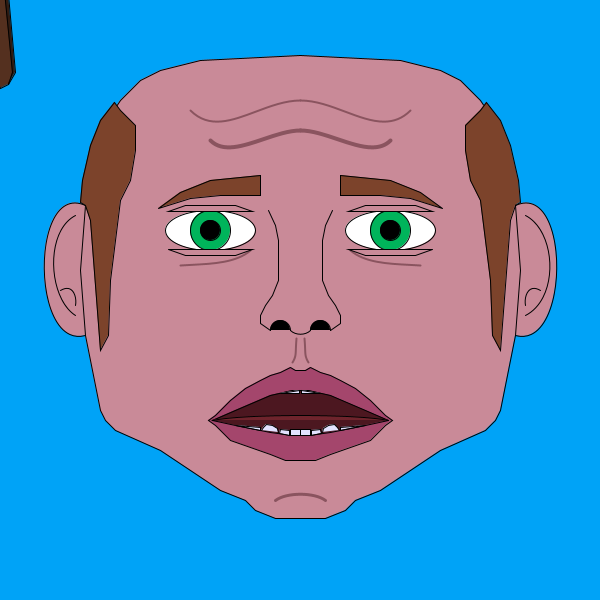
Frame 1 (no input)
Frame 60 (the mouse pressed at the canvas centre just before this capture): identical to frame 1, image omitted
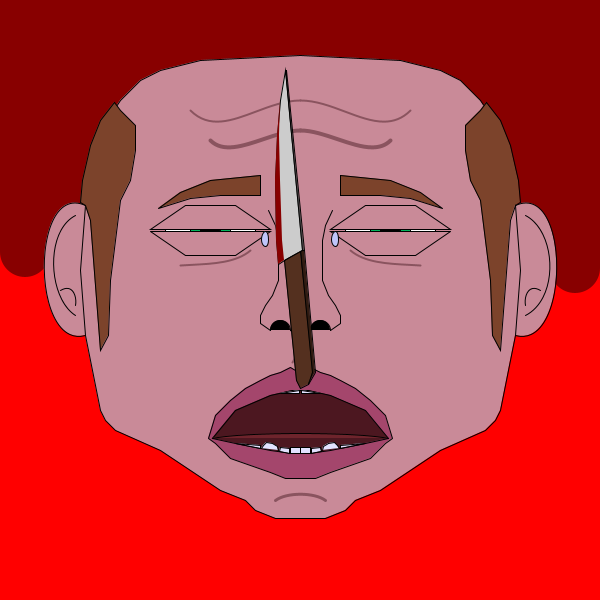
Frame 120 (the mouse held since frame 60 and released just before this capture)

The Processing sketch that drew these frames (run headless with seeded random() and noise(); from frame 60 on, the mouse is pressed at the canvas centre):

// Processing sketch: processing_119539
// ── processing_119539.pde

//Aquest sketch mostra l'augment de l'agonia de l'home anteriorment representat
//en el primer sketch a mesura que se li apropa un ganivet. Podem escollir entre
//dos tipus de visions: normal o macabra. Amb el boolean "fonsMacabre" iniciarem
//la versió macabra, ja que per defecte ens trobem en la normal. Les altres variables
//són només per definir els moviments de la sang del fons macabre i les llàgrimes.

boolean fonsMacabre = false;
int creixement1 = 75;
int creixement2 = 150;
int creixementLlagrima = 230;

void setup(){
  //Tamany del sketch i color del fons
  size(600,600);
}

void draw(){
  //Ajustem un frameRate més baix que el normal perquè els moviments siguin més naturals
  frameRate(25);
  //Posem la versió del fons macabre
  if (fonsMacabre) {
    //Important posar el background aquí i no a "void setup()" per evitar que el ganivet
    //s'imprimeixi infinitament a la pantalla
    background(#FF0000);
    //12 Barres cilíndriques de sang cauran pel fons a dos alçades i velocitats diferents
    noStroke();
    fill(#880000);
    rect(0,0,50,creixement1);
    arc(25,creixement1,50,50,0,TWO_PI);
    rect(50,0,50,creixement2);
    arc(75,creixement2,50,50,0,TWO_PI);
    rect(100,0,50,creixement1);
    arc(125,creixement1,50,50,0,TWO_PI);
    rect(150,0,50,creixement2);
    arc(175,creixement2,50,50,0,TWO_PI);
    rect(200,0,50,creixement1);
    arc(225,creixement1,50,50,0,TWO_PI);
    rect(250,0,50,creixement2);
    arc(275,creixement2,50,50,0,TWO_PI);
    rect(300,0,50,creixement1);
    arc(325,creixement1,50,50,0,TWO_PI);
    rect(350,0,50,creixement2);
    arc(375,creixement2,50,50,0,TWO_PI);
    rect(400,0,50,creixement1);
    arc(425,creixement1,50,50,0,TWO_PI);
    rect(450,0,50,creixement2);
    arc(475,creixement2,50,50,0,TWO_PI);
    rect(500,0,50,creixement1);
    arc(525,creixement1,50,50,0,TWO_PI);
    rect(550,0,50,creixement2);
    arc(575,creixement2,50,50,0,TWO_PI);
    creixement1 = creixement1 + 3;
    creixement2 = creixement2 + 2;
    //Ajustem dos bucles de caiguda de la sang, un per a cada velocitat
    if (creixement1 == 510) {
      creixement1 = 75;
    }
    if (creixement2 == 440) {
      creixement2 = 150;
    }
  }
  //Posem la versió normal del fons en blau cel
  else {
    background(#00A3F7);
  }
  //Aquí venen totes les parts de la cara fixes, és a dir, no dinàmiques
  fill(#C98A98);
  stroke(#000000);
  strokeWeight(1);
  //Orelles (abans de la cara perquè quedin darrera), orella dreta
  bezier(515,205,570,180,570,350,515,335);
  curve(340,220,525,215,525,315,320,320);
  curve(550,340,525,305,540,290,600,350);
  //Orella esquerra
  bezier(85,205,30,180,30,350,85,335);
  curve(260,220,75,215,75,315,240,320);
  curve(50,340,75,305,60,290,0,350);
  //Forma de la cara
  beginShape();
    vertex(300,55);
    vertex(200,60);
    vertex(160,70);
    vertex(140,80);
    vertex(120,100);
    vertex(100,130);
    vertex(85,205);
    vertex(80,270);
    vertex(85,335);
    vertex(100,410);
    vertex(105,420);
    vertex(115,430);
    vertex(160,450);
    vertex(220,490);
    vertex(245,500);
    vertex(255,510);
    vertex(275,518);
    vertex(325,518);
    vertex(345,510);
    vertex(355,500);
    vertex(380,490);
    vertex(440,450);
    vertex(485,430);
    vertex(495,420);
    vertex(500,410);
    vertex(515,335);
    vertex(520,270);
    vertex(515,205);
    vertex(500,130);
    vertex(480,100);
    vertex(460,80);
    vertex(440,70);
    vertex(400,60);
    vertex(300,55);
  endShape();
  //Nas, envà nasal
  beginShape();
    vertex(268,210);
    vertex(275,225);
    vertex(278,240);
    vertex(278,280);
    vertex(272,295);
    vertex(265,305);
    vertex(260,315);
    vertex(260,323);
    vertex(270,330);    
  endShape();
  beginShape();
    vertex(332,210);
    vertex(325,225);
    vertex(322,240);
    vertex(322,280);
    vertex(328,295);
    vertex(335,305);
    vertex(340,315);
    vertex(340,323);
    vertex(330,330);    
  endShape();
  //Nas, fosses nasals
  fill(#000000);
  arc(280,330,20,20,PI,TWO_PI);
  arc(320,330,20,20,PI,TWO_PI);
  //Nas, punta
  noFill();
  curve(280,300,290,330,310,330,320,300);
  //Ulls, còrnia esquerra
  fill(#FFFFFF);
  ellipse(210,230,90,40);
  //Ulls, còrnia dreta
  ellipse(390,230,90,40);
  //Ulls, iris esquerre
  fill(#00B45B);
  ellipse(210,230,40,40);
  //Ulls, iris dreta
  ellipse(390,230,40,40);
  //Ulls, pupil·la esquerra
  fill(#000000);
  ellipse(210,230,20,20);
  //Ulls, pupil·la dreta
  ellipse(390,230,20,20);
  //Cabells, estil frare amb patilles afilades
  fill(#7C432B);
  beginShape();
    vertex(82,180);
    vertex(80,202);
    vertex(85,205);
    vertex(90,220);
    vertex(100,350);
    vertex(108,335);
    vertex(110,280);
    vertex(120,200);
    vertex(130,180);
    vertex(135,150);
    vertex(135,125);
    vertex(120,110);
    vertex(114,102);
    vertex(100,120);
    vertex(90,145);
    vertex(82,180);
  endShape();
  beginShape();
    vertex(518,180);
    vertex(520,202);
    vertex(515,205);
    vertex(510,220);
    vertex(500,350);
    vertex(492,335);
    vertex(490,280);
    vertex(480,200);
    vertex(470,180);
    vertex(465,150);
    vertex(465,125);
    vertex(480,110);
    vertex(486,102);
    vertex(500,120);
    vertex(510,145);
    vertex(518,180);
  endShape();  
  //Marques facials, prominència del mentó
  noFill();
  stroke(#8A545F);
  strokeWeight(3);
  curve(260,550,275,500,325,500,340,550);
  //Marques facials, fatiga ocular
  strokeWeight(2);
  curve(280,180,250,250,180,265,100,260);
  curve(320,180,350,250,420,265,500,260);
  //Marques facials, sortints del llavi
  curve(330,380,308,362,304,338,300,270);
  curve(270,380,292,362,296,338,300,270);
  //Marques facials, arrugues frontals expressives
  strokeWeight(4);
  bezier(210,140,230,160,270,130,300,130);
  bezier(300,130,330,130,370,160,390,140);
  strokeWeight(2);
  bezier(190,110,220,140,260,100,300,100);
  bezier(300,100,340,100,380,140,410,110);
  //Cella esquerra
  stroke(#000000);
  strokeWeight(1);
  fill(#7C432B);
  beginShape();
    vertex(158,208);
    vertex(180,192);
    vertex(210,180);
    vertex(260,175);
    vertex(260,195);
    vertex(220,195);
    vertex(190,198);
    vertex(158,208);
  endShape();
  //Cella dreta
  beginShape();
    vertex(442,208);
    vertex(420,192);
    vertex(390,180);
    vertex(340,175);
    vertex(340,195);
    vertex(380,195);
    vertex(410,198);
    vertex(442,208);
  endShape();
    
  //AQUÍ COMENÇA LA PART DINÀMICA DEL SKETCH
  //L'home reaccionarà a l'aproximació del ganivet, el qual podem moure
  //a plaer, i la seva cara empitjorà quan més centrat en funció de "x"
  // el posicionem.
  
  //Parpelles. Se les he hagut d'afegir per augmentar l'expressivitat del
  //rostre. El disseny és massa angular, però resulta molt més efectiu que
  //mitjançant formes corbes.
  
  //Establint opertura i tancament de les parpelles segons la posició
  //del ganivet mitjançant la funció:
  //variacio_pixels = (-|mouseX|-300)/16
  //Parpella esquerra superior
  strokeWeight(1);
  stroke(#000000);
  fill(#C98A98);
  //Per establir simetria, hem de separar els moviments en dues parts,
  //dividides per la meitat del sketch (x = 300).
  if (mouseX <= 300) {
      //Parpella esquerra superior
      beginShape();
        vertex(185,205);
        vertex(235,205);
        //El valor absolut negat de "x" és la funció matemàtica que defineix
        //a la perfecció el moviment que desitjava per a les expressions:
        //dinamisme constant i lineal.
        vertex(270 - (-(abs(mouseX)-300)/16),229 - (-(abs(mouseX)-300)/16));
        vertex(150 + (-(abs(mouseX)-300)/16),229 - (-(abs(mouseX)-300)/16));
        vertex(185,205);    
      endShape();
      //Parpella esquerra inferior
      beginShape();
        vertex(150 + (-(abs(mouseX)-300)/16),231 + (-(abs(mouseX)-300)/16));
        vertex(270 - (-(abs(mouseX)-300)/16),231 + (-(abs(mouseX)-300)/16));
        vertex(235,255);
        vertex(185,255);
        vertex(150 + (-(abs(mouseX)-300)/16),231 + (-(abs(mouseX)-300)/16));
      endShape();
      //Parpella dreta superior
      beginShape();
        vertex(415,205);
        vertex(365,205);
        vertex(330 + (-(abs(mouseX)-300)/16),229 - (-(abs(mouseX)-300)/16));
        vertex(450 - (-(abs(mouseX)-300)/16),229 - (-(abs(mouseX)-300)/16));
        vertex(415,205);
      endShape();
      //Parpella dreta inferior
      beginShape();
        vertex(450 - (-(abs(mouseX)-300)/16),231 + (-(abs(mouseX)-300)/16));
        vertex(330 + (-(abs(mouseX)-300)/16),231 + (-(abs(mouseX)-300)/16));
        vertex(365,255);
        vertex(415,255);
        vertex(450 - (-(abs(mouseX)-300)/16),231 + (-(abs(mouseX)-300)/16));
      endShape();
      //He traslladat la boca a l'apartat dinàmic per animar-la també. Tot ha de
      //tenir la mateixa funció aplicada perquè els moviments de totes les parts
      //siguin els mateixos.
      //Boca, contorn exterior llavi
      fill(#A4466C);
      beginShape();
        vertex(305,370);
        vertex(310,367);
        vertex(320,372);
        vertex(330,375);
        vertex(340,380);
        vertex(355,388);
        vertex(370,400);
        vertex(385,415);
        vertex(392,420 + (abs(mouseX)/16));
        vertex(385,425 + (abs(mouseX)/16));
        vertex(370,440 + (abs(mouseX)/16));
        vertex(330,454 + (abs(mouseX)/16));
        vertex(315,460 + (abs(mouseX)/16));
        vertex(285,460 + (abs(mouseX)/16));
        vertex(270,454 + (abs(mouseX)/16));
        vertex(230,440 + (abs(mouseX)/16));
        vertex(215,425 + (abs(mouseX)/16));
        vertex(208,420 + (abs(mouseX)/16));
        vertex(215,415);
        vertex(230,400);
        vertex(245,388);
        vertex(260,380);
        vertex(270,375);
        vertex(280,372);
        vertex(290,367);
        vertex(295,370);
        vertex(305,370);    
      endShape();
      //Boca, contorn interior llavi
      fill(#4C1720);
      beginShape();
        vertex(388,420 + (abs(mouseX)/16));
        vertex(365,425 + (abs(mouseX)/16));
        vertex(330,432 + (abs(mouseX)/16));
        vertex(308,435 + (abs(mouseX)/16));
        vertex(292,435 + (abs(mouseX)/16));
        vertex(270,432 + (abs(mouseX)/16));
        vertex(235,425 + (abs(mouseX)/16));
        vertex(212,420 + (abs(mouseX)/16));
        vertex(235,410);
        vertex(270,395);
        vertex(292,390);
        vertex(308,390);
        vertex(330,395);
        vertex(365,410);
        vertex(388,420 + (abs(mouseX)/16));
      endShape();
      //Boca, llengua
      fill(#6E242C);
      curve(200,460 + (abs(mouseX)/16),212,420 + (abs(mouseX)/16),388,420 + (abs(mouseX)/16),400,460 + (abs(mouseX)/16));
      //Boca, dents, primers molars
      fill(#E2E2FF);
      triangle(365,425 + (abs(mouseX)/16),340,427 + (abs(mouseX)/16),340,430 + (abs(mouseX)/16));
      triangle(235,425 + (abs(mouseX)/16),260,427 + (abs(mouseX)/16),260,430 + (abs(mouseX)/16));
      //Boca, dents, ullals
      beginShape();
        vertex(339,430 + (abs(mouseX)/16));
        vertex(337,427 + (abs(mouseX)/16));
        vertex(334,424 + (abs(mouseX)/16));
        vertex(328,425 + (abs(mouseX)/16));
        vertex(323,428 + (abs(mouseX)/16));
        vertex(322,432 + (abs(mouseX)/16));
      endShape();
      beginShape();
        vertex(261,430 + (abs(mouseX)/16));
        vertex(263,427 + (abs(mouseX)/16));
        vertex(266,424 + (abs(mouseX)/16));
        vertex(272,425 + (abs(mouseX)/16));
        vertex(277,428 + (abs(mouseX)/16));
        vertex(278,432 + (abs(mouseX)/16));
      endShape();
      //Boca, dents, centrals inferiors
      quad(279,433 + (abs(mouseX)/16),280,429 + (abs(mouseX)/16),289,430 + (abs(mouseX)/16),289,435 + (abs(mouseX)/16));
      quad(321,433 + (abs(mouseX)/16),320,429 + (abs(mouseX)/16),311,430 + (abs(mouseX)/16),311,435 + (abs(mouseX)/16));
      quad(310,435 + (abs(mouseX)/16),310,429 + (abs(mouseX)/16),300,429 + (abs(mouseX)/16),300,435 + (abs(mouseX)/16));
      quad(290,435 + (abs(mouseX)/16),290,429 + (abs(mouseX)/16),300,429 + (abs(mouseX)/16),300,435 + (abs(mouseX)/16));
      //Boca, dents, paletes
      triangle(280,393,299,393,299,390);
      triangle(320,393,301,393,301,390);
      //Llàgrimes, les quals surten, augmenten de mida i cauen entre x = 150 i x = 450 en funció de
      //la variable "creixementLlagrima".
      if (mouseX >= 150) {
        fill(#BFC5FA);
        //Les llàgrimes augmenten de mida i de rang de caiguda quan més centrat estigui el ganivet
        ellipse(265,creixementLlagrima,creixementLlagrima / 30,creixementLlagrima / 15);
        ellipse(335,creixementLlagrima,creixementLlagrima / 30,creixementLlagrima / 15);
        creixementLlagrima = creixementLlagrima + 1;
        if (creixementLlagrima == 280) {
          creixementLlagrima = 230;
        }
      }
  }
  //L'altre cas de la simetria
  else {
      beginShape();
        vertex(185,205);
        vertex(235,205);
        vertex(270 + (-(abs(mouseX)-300)/16),229 + (-(abs(mouseX)-300)/16));
        vertex(150 - (-(abs(mouseX)-300)/16),229 + (-(abs(mouseX)-300)/16));
        vertex(185,205);    
      endShape();
      //Parpella esquerra inferior
      beginShape();
        vertex(150 - (-(abs(mouseX)-300)/16),231 - (-(abs(mouseX)-300)/16));
        vertex(270 + (-(abs(mouseX)-300)/16),231 - (-(abs(mouseX)-300)/16));
        vertex(235,255);
        vertex(185,255);
        vertex(150 - (-(abs(mouseX)-300)/16),231 - (-(abs(mouseX)-300)/16));
      endShape();
      //Parpella dreta superior
      beginShape();
        vertex(415,205);
        vertex(365,205);
        vertex(330 - (-(abs(mouseX)-300)/16),229 + (-(abs(mouseX)-300)/16));
        vertex(450 + (-(abs(mouseX)-300)/16),229 + (-(abs(mouseX)-300)/16));
        vertex(415,205);
      endShape();
      //Parpella dreta inferior
      beginShape();
        vertex(450 + (-(abs(mouseX)-300)/16),231 - (-(abs(mouseX)-300)/16));
        vertex(330 - (-(abs(mouseX)-300)/16),231 - (-(abs(mouseX)-300)/16));
        vertex(365,255);
        vertex(415,255);
        vertex(450 + (-(abs(mouseX)-300)/16),231 - (-(abs(mouseX)-300)/16));
      endShape();
      //Boca, contorn exterior llavi
      fill(#A4466C);
      beginShape();
        vertex(305,370);
        vertex(310,367);
        vertex(320,372);
        vertex(330,375);
        vertex(340,380);
        vertex(355,388);
        vertex(370,400);
        vertex(385,415);
        //El 36 és el creixement total acumulat fins al pixel 300 de "x"
        //L'hem de sumar per evitar que la boca parteixi de la posició inicial,
        //i ho faci desde la que havia adquirit a x = 300
        vertex(392,420 + 36 - (abs(mouseX)/16));
        vertex(385,425 + 36 - (abs(mouseX)/16));
        vertex(370,440 + 36- (abs(mouseX)/16));
        vertex(330,454 + 36 - (abs(mouseX)/16));
        vertex(315,460 + 36 - (abs(mouseX)/16));
        vertex(285,460 + 36 - (abs(mouseX)/16));
        vertex(270,454 + 36 - (abs(mouseX)/16));
        vertex(230,440 + 36 - (abs(mouseX)/16));
        vertex(215,425 + 36 - (abs(mouseX)/16));
        vertex(208,420 + 36 - (abs(mouseX)/16));
        vertex(215,415);
        vertex(230,400);
        vertex(245,388);
        vertex(260,380);
        vertex(270,375);
        vertex(280,372);
        vertex(290,367);
        vertex(295,370);
        vertex(305,370);    
      endShape();
      //Boca, contorn interior llavi
      fill(#4C1720);
      beginShape();
        vertex(388,420 + 36 - (abs(mouseX)/16));
        vertex(365,425 + 36 - (abs(mouseX)/16));
        vertex(330,432 + 36 - (abs(mouseX)/16));
        vertex(308,435 + 36 - (abs(mouseX)/16));
        vertex(292,435 + 36 - (abs(mouseX)/16));
        vertex(270,432 + 36 - (abs(mouseX)/16));
        vertex(235,425 + 36 - (abs(mouseX)/16));
        vertex(212,420 + 36 - (abs(mouseX)/16));
        vertex(235,410);
        vertex(270,395);
        vertex(292,390);
        vertex(308,390);
        vertex(330,395);
        vertex(365,410);
        vertex(388,420 + 36 - (abs(mouseX)/16));
      endShape();
      //Boca, llengua
      fill(#6E242C);
      curve(200,460 + 36 - (abs(mouseX)/16),212,420 + 36 - (abs(mouseX)/16),388,420 + 36 - (abs(mouseX)/16),400,460 + 36 - (abs(mouseX)/16));
      //Boca, dents, primers molars
      fill(#E2E2FF);
      triangle(365,425 + 36 - (abs(mouseX)/16),340,427 + 36 - (abs(mouseX)/16),340,430 + 36 - (abs(mouseX)/16));
      triangle(235,425 + 36 - (abs(mouseX)/16),260,427 + 36 - (abs(mouseX)/16),260,430 + 36 - (abs(mouseX)/16));
      //Boca, dents, ullals
      beginShape();
        vertex(339,430 + 36 - (abs(mouseX)/16));
        vertex(337,427 + 36 - (abs(mouseX)/16));
        vertex(334,424 + 36 - (abs(mouseX)/16));
        vertex(328,425 + 36 - (abs(mouseX)/16));
        vertex(323,428 + 36 - (abs(mouseX)/16));
        vertex(322,432 + 36 - (abs(mouseX)/16));
      endShape();
      beginShape();
        vertex(261,430 + 36 - (abs(mouseX)/16));
        vertex(263,427 + 36 - (abs(mouseX)/16));
        vertex(266,424 + 36 - (abs(mouseX)/16));
        vertex(272,425 + 36 - (abs(mouseX)/16));
        vertex(277,428 + 36 - (abs(mouseX)/16));
        vertex(278,432 + 36 - (abs(mouseX)/16));
      endShape();
      //Boca, dents, centrals inferiors
      quad(279,433 + 36 - (abs(mouseX)/16),280,429 + 36 - (abs(mouseX)/16),289,430 + 36 - (abs(mouseX)/16),289,435 + 36 - (abs(mouseX)/16));
      quad(321,433 + 36 - (abs(mouseX)/16),320,429 + 36 - (abs(mouseX)/16),311,430 + 36 - (abs(mouseX)/16),311,435 + 36 - (abs(mouseX)/16));
      quad(310,435 + 36 - (abs(mouseX)/16),310,429 + 36 - (abs(mouseX)/16),300,429 + 36 - (abs(mouseX)/16),300,435 + 36 - (abs(mouseX)/16));
      quad(290,435 + 36 - (abs(mouseX)/16),290,429 + 36 - (abs(mouseX)/16),300,429 + 36 - (abs(mouseX)/16),300,435 + 36 - (abs(mouseX)/16));
      //Boca, dents, paletes
      triangle(280,393,299,393,299,390);
      triangle(320,393,301,393,301,390);
      //Per les llàgrimes, fem el mateix que al bloc simètric anterior
      if (mouseX <= 450) {
        fill(#BFC5FA);
        ellipse(265,creixementLlagrima,(creixementLlagrima / 30),creixementLlagrima / 15);
        ellipse(335,creixementLlagrima,(creixementLlagrima / 30),creixementLlagrima / 15);
        creixementLlagrima = creixementLlagrima + 1;
        if (creixementLlagrima == 280) {
          creixementLlagrima = 230;
        }
      }
  }
  //El ganivet segueix el recorregut del ratolí  
  //Ganivet, mànec part ombrejada
  fill(#311C12);
  beginShape();
    vertex(mouseX + 8, mouseY + 84);
    vertex(mouseX + 15, mouseY + 72);
    vertex(mouseX + 4, mouseY - 50);
    vertex(mouseX, mouseY - 50);
    vertex(mouseX + 8, mouseY + 84);
  endShape();
  //Ganivet, mànec part clara
  fill(#54301F);
  beginShape();
    vertex(mouseX - 16, mouseY - 40);
    vertex(mouseX - 4, mouseY + 80);
    vertex(mouseX, mouseY + 88);
    vertex(mouseX + 8, mouseY + 84);
    vertex(mouseX + 12, mouseY + 72);
    vertex(mouseX, mouseY - 50);
    vertex(mouseX - 16, mouseY - 40);
  endShape();
  //Ganivet, fulla part ombrejada
  fill(#555555);
  beginShape();
    vertex(mouseX + 4, mouseY - 50);
    vertex(mouseX - 14, mouseY - 230);
    vertex(mouseX - 15, mouseY - 230);
    vertex(mouseX, mouseY - 50);
  endShape();
  //Ganivet, fulla part clara
  fill(#CCCCCC);
  beginShape();
    vertex(mouseX - 16, mouseY - 40);
    vertex(mouseX + 2, mouseY - 50);
    vertex(mouseX - 15, mouseY - 230);
    vertex(mouseX - 20, mouseY - 200);
    vertex(mouseX - 23, mouseY - 165);
    vertex(mouseX - 25, mouseY - 120);
    vertex(mouseX - 24, mouseY - 60);
    vertex(mouseX - 22, mouseY - 36);
    vertex(mouseX - 16, mouseY - 40);
  endShape();
  //Detall de sang al ganivet per augmentar l'exageració del fons macabre  
  if (fonsMacabre) {
    noStroke();
    fill(#880000);
    beginShape();
      vertex(mouseX - 20, mouseY - 200);
      vertex(mouseX - 21, mouseY - 165);
      vertex(mouseX - 20, mouseY - 120);
      vertex(mouseX - 18, mouseY - 60);
      vertex(mouseX - 16, mouseY - 40);
      vertex(mouseX - 22, mouseY - 36);
      vertex(mouseX - 24, mouseY - 60);
      vertex(mouseX - 25, mouseY - 120);
      vertex(mouseX - 23, mouseY - 165);
      vertex(mouseX - 20, mouseY - 200);
    endShape();
  }
}

//Si es clica, s'inicia el fons macabre.
void mousePressed(){
  fonsMacabre = true;
  creixement1 = 75;
}

//Si es deixa de clicar, torna el fons blau pacífic.
void mouseReleased(){
  fonsMacabre = false;
  creixement2 = 150;
}
